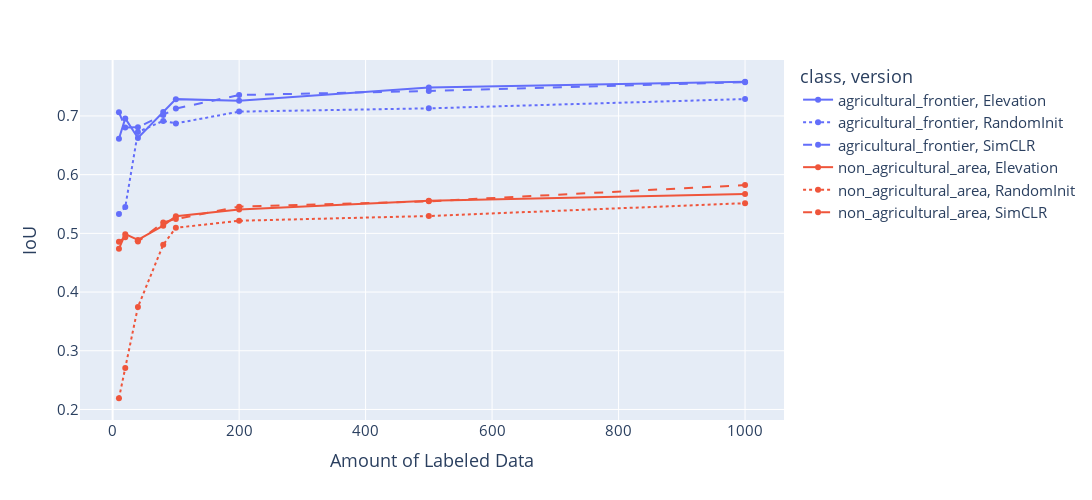

Notebook cell for this chart:
### Code cell
fig = bar_plots["IoU"]
fig.update_layout(width=1200, height = 500)

### Figure 1 — Plotly figure (JSON) as saved in the notebook; plotly's stock layout.template omitted (floating-point values rounded to 4 significant figures)
{"data": [{"hovertemplate": "class=agricultural_frontier<br>version=Elevation<br>train_size=%{x}<br>mean=%{y}<extra></extra>", "legendgroup": "agricultural_frontier, Elevation", "line": {"color": "#636efa", "dash": "solid"}, "marker": {"symbol": "circle"}, "mode": "markers+lines", "name": "agricultural_frontier, Elevation", "orientation": "v", "showlegend": true, "type": "scatter", "x": [10, 20, 40, 80, 100, 200, 500, 1000], "xaxis": "x", "y": [0.6611, 0.6959, 0.6624, 0.7068, 0.7287, 0.7257, 0.7486, 0.7583], "yaxis": "y"}, {"hovertemplate": "class=agricultural_frontier<br>version=RandomInit<br>train_size=%{x}<br>mean=%{y}<extra></extra>", "legendgroup": "agricultural_frontier, RandomInit", "line": {"color": "#636efa", "dash": "dot"}, "marker": {"symbol": "circle"}, "mode": "markers+lines", "name": "agricultural_frontier, RandomInit", "orientation": "v", "showlegend": true, "type": "scatter", "x": [10, 20, 40, 80, 100, 200, 500, 1000], "xaxis": "x", "y": [0.5329, 0.5448, 0.6727, 0.6916, 0.6873, 0.7074, 0.7129, 0.7288], "yaxis": "y"}, {"hovertemplate": "class=agricultural_frontier<br>version=SimCLR<br>train_size=%{x}<br>mean=%{y}<extra></extra>", "legendgroup": "agricultural_frontier, SimCLR", "line": {"color": "#636efa", "dash": "dash"}, "marker": {"symbol": "circle"}, "mode": "markers+lines", "name": "agricultural_frontier, SimCLR", "orientation": "v", "showlegend": true, "type": "scatter", "x": [10, 20, 40, 80, 100, 200, 500, 1000], "xaxis": "x", "y": [0.7063, 0.6803, 0.6807, 0.7017, 0.7125, 0.7356, 0.7425, 0.7574], "yaxis": "y"}, {"hovertemplate": "class=non_agricultural_area<br>version=Elevation<br>train_size=%{x}<br>mean=%{y}<extra></extra>", "legendgroup": "non_agricultural_area, Elevation", "line": {"color": "#EF553B", "dash": "solid"}, "marker": {"symbol": "circle"}, "mode": "markers+lines", "name": "non_agricultural_area, Elevation", "orientation": "v", "showlegend": true, "type": "scatter", "x": [10, 20, 40, 80, 100, 200, 500, 1000], "xaxis": "x", "y": [0.4739, 0.4987, 0.4889, 0.5131, 0.5293, 0.5406, 0.5557, 0.567], "yaxis": "y"}, {"hovertemplate": "class=non_agricultural_area<br>version=RandomInit<br>train_size=%{x}<br>mean=%{y}<extra></extra>", "legendgroup": "non_agricultural_area, RandomInit", "line": {"color": "#EF553B", "dash": "dot"}, "marker": {"symbol": "circle"}, "mode": "markers+lines", "name": "non_agricultural_area, RandomInit", "orientation": "v", "showlegend": true, "type": "scatter", "x": [10, 20, 40, 80, 100, 200, 500, 1000], "xaxis": "x", "y": [0.2191, 0.2705, 0.3745, 0.4807, 0.5095, 0.5215, 0.5296, 0.5514], "yaxis": "y"}, {"hovertemplate": "class=non_agricultural_area<br>version=SimCLR<br>train_size=%{x}<br>mean=%{y}<extra></extra>", "legendgroup": "non_agricultural_area, SimCLR", "line": {"color": "#EF553B", "dash": "dash"}, "marker": {"symbol": "circle"}, "mode": "markers+lines", "name": "non_agricultural_area, SimCLR", "orientation": "v", "showlegend": true, "type": "scatter", "x": [10, 20, 40, 80, 100, 200, 500, 1000], "xaxis": "x", "y": [0.4855, 0.4936, 0.486, 0.5187, 0.5244, 0.5455, 0.5546, 0.5822], "yaxis": "y"}], "layout": {"font": {"size": 15}, "height": 500, "legend": {"title": {"text": "class, version"}, "tracegroupgap": 0}, "margin": {"t": 60}, "width": 1200, "xaxis": {"anchor": "y", "domain": [0, 1], "title": {"text": "Amount of Labeled Data"}}, "yaxis": {"anchor": "x", "domain": [0, 1], "title": {"text": "IoU"}}}}
